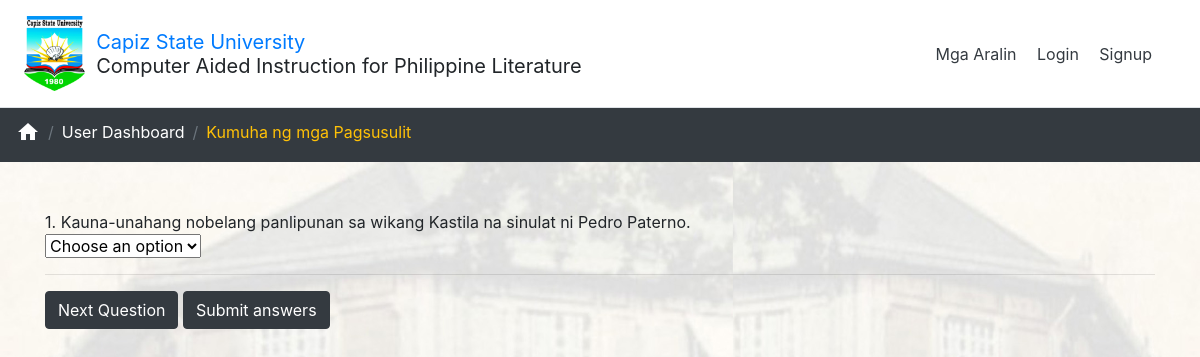
Page /test-quiz.php on the earlier database version.
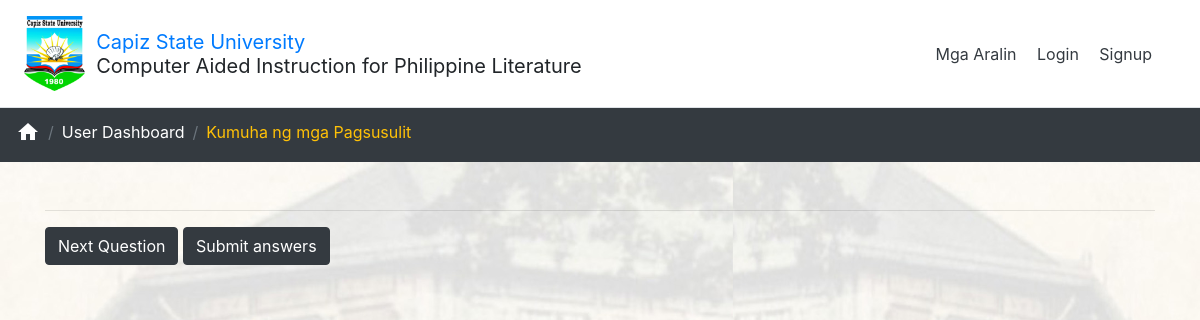
Same page on the later database version.
### tables this page shows
CREATE TABLE IF NOT EXISTS `quiz` (
  `id` int(11) NOT NULL AUTO_INCREMENT,
  `lesson_id` int(11) NOT NULL,
  `quiz_question` varchar(145) NOT NULL,
  `option_1` varchar(63) NOT NULL,
  `option_2` varchar(31) NOT NULL,
  `option_3` varchar(33) DEFAULT NULL,
  `option_4` varchar(36) DEFAULT NULL,
  `answer` int(11) DEFAULT NULL,
  PRIMARY KEY (`id`)
);

### test-quiz.php (the view, shortened to what this page needs)
<!DOCTYPE html>
<html>
<?php include 'view/partials/header.php'?>
<body>
  <?php
    include 'view/partials/navbar.php';
  ?>
  <nav aria-label="breadcrumb">
   <ol class="breadcrumb bg-dark">
     <li class="breadcrumb-item caipl-link"><a href="index.php"><i class="material-icons">home</i></a></li>
     <li class="breadcrumb-item caipl-link"><a href="user-dashboard.php">User Dashboard</a></li>
     <li class="breadcrumb-item active text-warning" aria-current="page">Kumuha ng mga Pagsusulit</li>
   </ol>
 </nav>
 <div class="container mt-5 mh75vh">
  <form id="QuizForm">
   <?php
   $i=1;
   $con = mysqli_connect("localhost","root","","caipl");
   $result = mysqli_query($con,"SELECT * FROM quiz WHERE id='$i' LIMIT 1");
   while($row = mysqli_fetch_array($result))
   {
    echo "<div class='form-group'>";
    echo "<div>" . $i . ". " . $row['quiz_question'] . "</div>";
    echo "<select name='answer" . $row['id'] . "'>";
    echo "<option selected disabled>Choose an option</option>";
    echo "</select>";
    echo "</div>";
  }
  ?><hr>
  <button type="submit" class="btn btn-dark">Next Question</button>
  <button type="submit" class="btn btn-dark">Submit answers</button>
</form>
</div>
</body>
</html>

Differences in the rows shown:
removed quiz: quiz_question "Kauna-unahang nobelang panlipunan sa wikang Kastila na sinulat ni Pedro Paterno."
